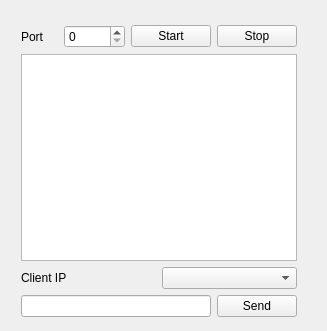
<?xml version="1.0" encoding="UTF-8"?>
<ui version="4.0">
 <class>Widget</class>
 <widget class="QWidget" name="Widget">
  <property name="geometry">
   <rect>
    <x>0</x>
    <y>0</y>
    <width>327</width>
    <height>331</height>
   </rect>
  </property>
  <property name="windowTitle">
   <string>Widget</string>
  </property>
  <widget class="QWidget" name="">
   <property name="geometry">
    <rect>
     <x>10</x>
     <y>14</y>
     <width>298</width>
     <height>314</height>
    </rect>
   </property>
   <layout class="QGridLayout" name="gridLayout">
    <item row="0" column="0">
     <layout class="QHBoxLayout" name="horizontalLayout">
      <item>
       <widget class="QLabel" name="label">
        <property name="text">
         <string>Port</string>
        </property>
       </widget>
      </item>
      <item>
       <widget class="QSpinBox" name="PortNumber">
        <property name="maximum">
         <number>99999</number>
        </property>
       </widget>
      </item>
      <item>
       <widget class="QPushButton" name="btnStart">
        <property name="text">
         <string>Start</string>
        </property>
       </widget>
      </item>
      <item>
       <widget class="QPushButton" name="btnStop">
        <property name="text">
         <string>Stop</string>
        </property>
       </widget>
      </item>
     </layout>
    </item>
    <item row="1" column="0">
     <widget class="QTextBrowser" name="txtMessage"/>
    </item>
    <item row="2" column="0">
     <layout class="QHBoxLayout" name="horizontalLayout_2">
      <item>
       <widget class="QLabel" name="label_2">
        <property name="text">
         <string>Client IP</string>
        </property>
       </widget>
      </item>
      <item>
       <widget class="QComboBox" name="cbbClientIP"/>
      </item>
     </layout>
    </item>
    <item row="3" column="0">
     <layout class="QHBoxLayout" name="horizontalLayout_3">
      <item>
       <widget class="QLineEdit" name="sendMessage"/>
      </item>
      <item>
       <widget class="QPushButton" name="btnSendMessage">
        <property name="text">
         <string>Send</string>
        </property>
       </widget>
      </item>
     </layout>
    </item>
   </layout>
  </widget>
 </widget>
 <layoutdefault spacing="6" margin="11"/>
 <resources/>
 <connections/>
</ui>
